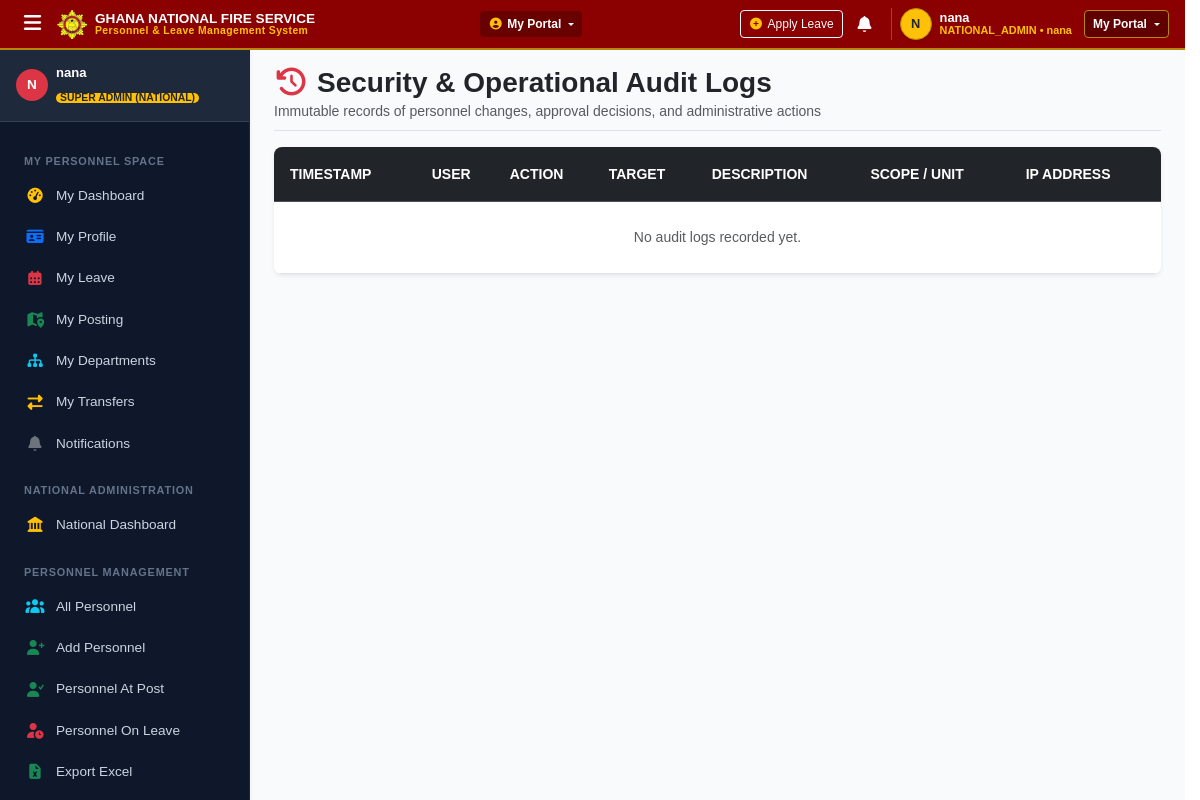
The app's page /audit-logs/ (signed in), older data.
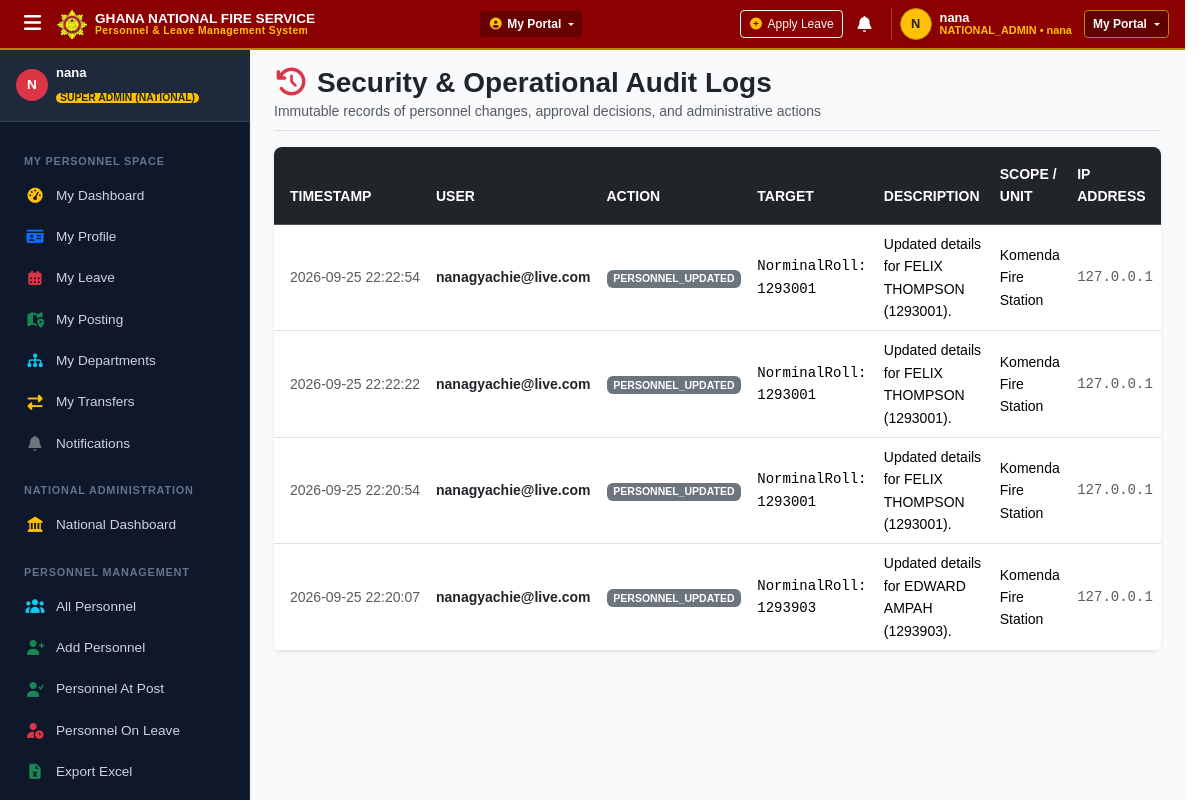
The same page, newer data.
### staff/models.py (models this page shows, shortened)
class UserAssignment(models.Model):
    user = models.OneToOneField(
        settings.AUTH_USER_MODEL,
        on_delete=models.CASCADE,
        related_name="assignment"
    )
    role = models.CharField(
        max_length=30,
        choices=GNFSUserRole.choices,
        default=GNFSUserRole.STAFF,
        db_index=True
    )
    personnel = models.OneToOneField(
        'gnfs_komenda.NorminalRoll',
        on_delete=models.SET_NULL,
        null=True,
        blank=True,
        related_name="user_assignment"
    )
    must_change_password = models.BooleanField(
        default=False,
        help_text="Require user to change their password on next login."
    )
    is_system_account = models.BooleanField(
        default=False,
        help_text="True if this is a bootstrap/technical system admin account."
    )
    password_changed_at = models.DateTimeField(
        null=True,
        blank=True,
        help_text="Timestamp of when user last changed their password."
    )
    region = models.ForeignKey(
        'gnfs_komenda.Region',
        on_delete=models.SET_NULL,
        null=True,
        blank=True,
        related_name="user_assignments"
    )
    district = models.ForeignKey(
        'gnfs_komenda.District',
        on_delete=models.SET_NULL,
        null=True,
        blank=True,
        related_name="user_assignments"
    )
    station = models.ForeignKey(
        'gnfs_komenda.Station',
        on_delete=models.SET_NULL,
        null=True,
        blank=True,
        related_name="user_assignments"
    )
    post = models.ForeignKey(
        'gnfs_komenda.Post',
        on_delete=models.SET_NULL,
        null=True,
        blank=True,
        related_name="user_assignments"
    )
    active = models.BooleanField(default=True)
    created_at = models.DateTimeField(auto_now_add=True)
    updated_at = models.DateTimeField(auto_now=True)
    class Meta:
        verbose_name = "User Assignment"
        verbose_name_plural = "User Assignments"

### gnfs_komenda/models.py (models this page shows, shortened)
class AuditLog(models.Model):
    user = models.ForeignKey(
        settings.AUTH_USER_MODEL,
        on_delete=models.SET_NULL,
        null=True,
        blank=True,
        related_name="audit_logs"
    )
    action = models.CharField(max_length=100, db_index=True)
    target_type = models.CharField(max_length=50)
    target_id = models.CharField(max_length=50)
    description = models.TextField()
    reason = models.TextField(blank=True, default='')
    old_values = models.JSONField(null=True, blank=True)
    new_values = models.JSONField(null=True, blank=True)
    region = models.ForeignKey(Region, on_delete=models.SET_NULL, null=True, blank=True)
    district = models.ForeignKey(District, on_delete=models.SET_NULL, null=True, blank=True)
    station = models.ForeignKey(Station, on_delete=models.SET_NULL, null=True, blank=True)
    post = models.ForeignKey(Post, on_delete=models.SET_NULL, null=True, blank=True)
    ip_address = models.GenericIPAddressField(null=True, blank=True)
    timestamp = models.DateTimeField(auto_now_add=True, db_index=True)
    class Meta:
        ordering = ['-timestamp']
        verbose_name = "Audit Log"
        verbose_name_plural = "Audit Logs"

class Station(models.Model):
    STATION_TYPE_CHOICES = [
        ('MUNICIPAL', 'Municipal Fire Station'),
        ('DISTRICT', 'District Fire Station'),
        ('METRO', 'Metropolitan Fire Station'),
        ('INSTITUTIONAL', 'Institutional Fire Station'),
        ('REGIONAL_HQ', 'Regional Headquarters Station'),
        ('NATIONAL_HQ', 'National Headquarters Station'),
        ('SUB_STATION', 'Sub-Station'),
        ('SPECIAL', 'Special Operational Station'),
    ]
    district = models.ForeignKey(
        District,
        on_delete=models.PROTECT,
        related_name="stations",
        db_index=True
    )
    name = models.CharField(max_length=150, db_index=True)
    code = models.CharField(max_length=50, blank=True, default='')
    station_type = models.CharField(
        max_length=50,
        choices=STATION_TYPE_CHOICES,
        default='DISTRICT'
    )
    active = models.BooleanField(default=True)
    created_at = models.DateTimeField(auto_now_add=True)
    updated_at = models.DateTimeField(auto_now=True)
    class Meta:
        ordering = ['district__name', 'name']
        constraints = [
            models.UniqueConstraint(fields=['district', 'name'], name='unique_station_per_district'),
        ]
        verbose_name = "Fire Station"
        verbose_name_plural = "Fire Stations"

### gnfs_komenda/views.py (the view)
# urls.py: path('audit-logs/', audit_logs_view, name='audit-logs'),
@login_required(login_url='login-staff')
def audit_logs_view(request):
    role = get_user_role(request.user)
    assignment = get_user_assignment(request.user)
    if not (request.user.is_superuser or role in ("NATIONAL_ADMIN", "REGIONAL_ADMIN")):
        raise PermissionDenied("Audit logs are restricted to National and Regional Administrators.")
    qs = AuditLog.objects.all()
    if role == "REGIONAL_ADMIN" and assignment and assignment.region:
        qs = qs.filter(region=assignment.region)
    paginator = Paginator(qs, 30)
    page_number = request.GET.get('page')
    page_obj = paginator.get_page(page_number)
    return render(request, "gnfs_komenda/audit_logs.html", {
        "page_obj": page_obj
    })

### gnfs_komenda/security.py (called while the page is built, shortened)
def get_user_role(user):
    if not user or not user.is_authenticated:
        return None
    if user.is_superuser:
        return "NATIONAL_ADMIN"

def get_user_assignment(user):
    if not user or not user.is_authenticated:
        return None
    return getattr(user, 'assignment', None)

def get_personnel_for_user(user):
    if not user or not user.is_authenticated:
        return None
    assignment = getattr(user, 'assignment', None)
    if assignment and assignment.personnel:
        return assignment.personnel
    return NorminalRoll.objects.filter(staffID__iexact=user.username).select_related(
        'rank', 'station', 'station__district', 'station__district__region', 'post', 'functional_unit'
    ).first()

### gnfs_komenda/services/permission_resolver.py (called while the page is built)
def get_functional_scopes(user):
    if not user or not user.is_authenticated:
        return FunctionalRoleAssignment.objects.none()
    return FunctionalRoleAssignment.objects.filter(
        user=user,
        active=True
    ).select_related('organisational_unit', 'organisational_unit__parent')

### gnfs_komenda/templates/gnfs_komenda/audit_logs.html (shortened to what this page needs)
{% extends 'main.html' %}
{% block content %}
<div class="container-fluid px-4 py-3">
  <div class="d-flex justify-content-between align-items-center mb-3 border-bottom pb-2">
    <div>
      <h3 class="fw-bold text-dark mb-0"><i class="fas fa-history text-danger me-2"></i>Security & Operational Audit Logs</h3>
      <p class="text-muted small mb-0">Immutable records of personnel changes, approval decisions, and administrative actions</p>
    </div>
  </div>
  <div class="card border-0 shadow-sm rounded-3 overflow-hidden">
    <div class="table-responsive">
      <table class="table table-hover align-middle mb-0">
        <thead class="table-dark small text-uppercase">
          <tr>
            <th class="ps-3 py-3">Timestamp</th>
            <th class="py-3">User</th>
            <th class="py-3">Action</th>
            <th class="py-3">Target</th>
            <th class="py-3">Description</th>
            <th class="py-3">Scope / Unit</th>
            <th class="py-3">IP Address</th>
          </tr>
        </thead>
        <tbody class="small">
          {% for log in page_obj %}
          <tr>
            <td class="ps-3 text-muted text-nowrap">{{ log.timestamp|date:"Y-m-d H:i:s" }}</td>
            <td class="fw-bold text-dark">{{ log.user.username|default:"System" }}</td>
            <td><span class="badge bg-secondary">{{ log.action }}</span></td>
            <td class="font-monospace">{{ log.target_type }}: {{ log.target_id }}</td>
            <td>{{ log.description }}</td>
            <td>
              {% if log.station %}{{ log.station.name }}
              {% elif log.district %}{{ log.district.name }}
              {% elif log.region %}{{ log.region.name }}
              {% else %}Nationwide{% endif %}
            </td>
            <td class="text-muted font-monospace">{{ log.ip_address|default:"-" }}</td>
          </tr>
          {% empty %}
          <tr>
            <td colspan="7" class="text-center py-4 text-muted">No audit logs recorded yet.</td>
          </tr>
          {% endfor %}
        </tbody>
      </table>
    </div>
  </div>
</div>
{% endblock content %}

### templates/navbar.html (shortened to what the changed rows need)
{% load static %}
<nav id="mainNavbar" class="navbar sticky-top gnfs-navbar" style="background-color: #8B0000; border-bottom: 2px solid #B8860B; min-height: 50px; height: 50px; padding: 0 1rem; z-index: 1040;">
  <div class="container-fluid px-0 d-flex justify-content-between align-items-center h-100">
    <div class="d-flex align-items-center gap-2">
      {% if user.is_authenticated %}
        <div class="d-flex align-items-center gap-2 ps-2 border-start border-light border-opacity-25">
          <div class="d-none d-sm-flex flex-column text-start lh-1 me-1">
            <span class="fw-bold text-white text-truncate" style="font-size: 0.8rem; max-width: 140px;">
              {% if gnfs_personnel %}{{ gnfs_personnel.fullname }}{% else %}{{ user.username }}{% endif %}
            </span>
            <span class="text-warning small" style="font-size: 0.68rem; font-weight: 600;">
              {% if gnfs_personnel and gnfs_personnel.rank %}{{ gnfs_personnel.rank.abbreviation }}{% else %}{{ gnfs_role|default:"Personnel" }}{% endif %}
              &bull;
              {% if gnfs_personnel %}{{ gnfs_personnel.staffID }}{% else %}{{ user.username }}{% endif %}
            </span>
          </div>
        </div>
      {% else %}
        <a class="btn btn-sm btn-outline-light py-1 px-3" href="{% url 'login-staff' %}" style="font-size: 0.8rem;">Login</a>
        <a class="btn btn-sm btn-warning text-dark py-1 px-3 fw-semibold" href="{% url 'register-staff' %}" style="font-size: 0.8rem;">Register</a>
      {% endif %}
    </div>
  </div>
</nav>

Row changes from the older to the newer data that the page shows:
added UserAssignment: role "NATIONAL_ADMIN"
added AuditLog: timestamp "2026-09-25 22:22:54", user.username "nanagyachie@live.com", action "PERSONNEL_UPDATED", target_type "NorminalRoll", target_id "1293001", description "Updated details for FELIX THOMPSON (1293001).", station.name "Komenda Fire Station", ip_address "127.0.0.1"
added AuditLog: timestamp "2026-09-25 22:22:22", user.username "nanagyachie@live.com", action "PERSONNEL_UPDATED", target_type "NorminalRoll", target_id "1293001", description "Updated details for FELIX THOMPSON (1293001).", station.name "Komenda Fire Station", ip_address "127.0.0.1"
added AuditLog: timestamp "2026-09-25 22:20:54", user.username "nanagyachie@live.com", action "PERSONNEL_UPDATED", target_type "NorminalRoll", target_id "1293001", description "Updated details for FELIX THOMPSON (1293001).", station.name "Komenda Fire Station", ip_address "127.0.0.1"
added AuditLog: timestamp "2026-09-25 22:20:07", user.username "nanagyachie@live.com", action "PERSONNEL_UPDATED", target_type "NorminalRoll", target_id "1293903", description "Updated details for EDWARD AMPAH (1293903).", station.name "Komenda Fire Station", ip_address "127.0.0.1"
Text that changed along with them:
{{ gnfs_role|default:"Personnel" }}: "NATIONAL_ADMIN" → (not shown)
text no longer shown: "No audit logs recorded yet."
